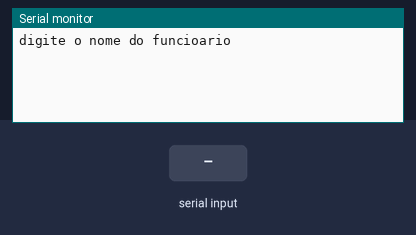
Recording of a sketch running on a simulated Arduino Uno, built with avr-gcc and run on an emulated ATmega328P. Shown: the last lines printed to the serial monitor. Inputs (shaded band) come from the test bench.

Above: at 1.2 s.
1.3 s: "90,45\n" received over Serial
At 2.7 s:
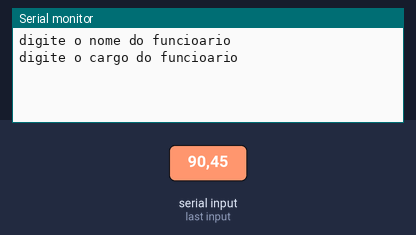
3.8 s: "30,150\n" received over Serial
At 5.9 s:
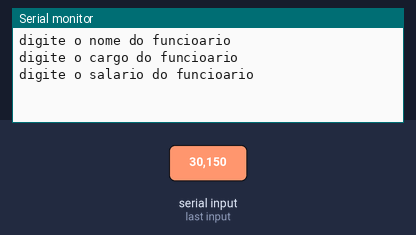
6.3 s: "5\n" received over Serial
At 8.2 s:
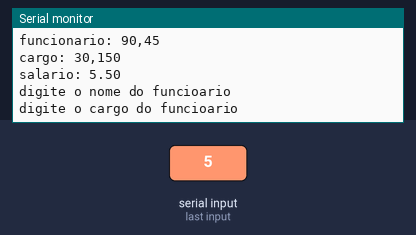

The sketch:

exerc_cio_081.ino
```cpp
// C++ code
//

String nome = " ";
String cargo = " ";
float salario = 0;

void setup()
{
  Serial.begin(9600);
}

void loop()
{
  Serial.println("digite o nome do funcioario");
  while( !Serial.available());
  nome = Serial.readString();

  Serial.println("digite o cargo do funcioario");
  while( !Serial.available());
  cargo = Serial.readString();

  Serial.println("digite o salario do funcioario");
  while( !Serial.available());
  salario = Serial.parseFloat();


  if(salario < 1000){
  salario = salario + (salario * 0.10);

  }

  Serial.println("funcionario: " + nome);
  Serial.println("cargo: " + cargo);
  Serial.println("salario: " + String(salario));


}
```

Measured:
- after the input at 1.3 s, the serial monitor: prints a new line after 1.0 s (image 1)
- after the input at 3.8 s, the serial monitor: prints a new line after 1.0 s (image 2)
- after the input at 6.3 s, the serial monitor: prints a new line at once (image 3)
